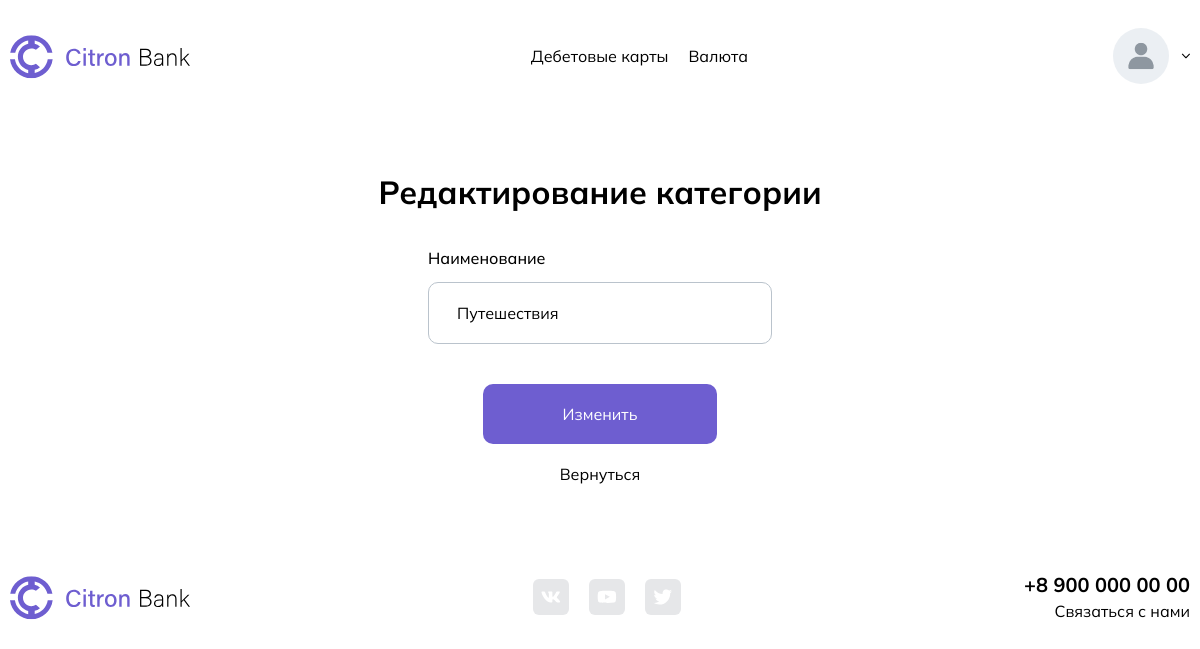
/index.php?page=edit_category&edit_id=1 (signed in), run on the app's committed database.
### tables this page shows
CREATE TABLE `bank_users` (
  `id_user` int NOT NULL,
  `first_name` varchar(255) NOT NULL,
  `middle_name` varchar(255) NOT NULL,
  `last_name` varchar(255) DEFAULT NULL,
  `email` varchar(255) DEFAULT NULL,
  `password` varchar(255) NOT NULL,
  `id_pasport` int DEFAULT NULL,
  `phone_number` varchar(20) NOT NULL,
  `image_path` varchar(255) DEFAULT NULL,
  `role` enum('user','admin','curier') NOT NULL DEFAULT 'user',
  `status` enum('banned','default','premium') NOT NULL DEFAULT 'default'
);

### pages/admin-actions/edit_category.php (the view, shortened to what this page needs)
<?php
    if(isset($_GET['edit_id'])) {
        $id_category = $_GET['edit_id'];
        $category_info = $database->query("SELECT * FROM `bank_card-category` WHERE `id_card-category` = '$id_category'")->fetch(PDO::FETCH_ASSOC);
    }
?>
<div class="create_container container">
    <div class="create_block">
        <h2>Редактирование категории</h2>
        <form action="actions/edit_category.php/?edit_id=<?php echo $id_category ?>" enctype="multipart/form-data" method="POST" name="edit_product">
        <div class="inputs_container">
                <div class="card_input_box">
                    <p class="input_title">Наименование</p>
                    <input value="<?php echo $category_info['name'] ?>" type="text" name="name" id="category_edit_input_name" class="input_style card_form_input" placeholder="Введите наименование категории">
                </div>
            </div>
            <button class="button-form button_style" name="edit_product">Изменить</button>
        </form>
        <a href="?page=main_page" class="close">Вернуться</a>
    </div>
</div>

### pages/components/header.php (shortened to what this page needs)
<header class="header">
    <div class="header_container container">
        <a href="?page=main_page" class="logotype_box">
            <img src="img/logos/Citron-Bank_Full-Logotype.svg" alt="" class="logotype_img">
        </a>
        <ul class="menu">
            <li><a href="?page=debit_cards" class="menu_link">Дебетовые карты</a></li>
            <li><a href="?page=currency" class="menu_link">Валюта</a></li>
        </ul>
        <?php
            if(isset($_SESSION['USER'])) {
                echo '
                <div class="profile_menu">
                    <div class="profile_buttons">
                        <div class="user_payment">
                            ';
                            echo '
                        </div>
                        <div class="user_profile_box">
                            <div class="user_img_box">
                                <img src="'.$user['image_path'].'" alt="" class="user_img">
                            </div>
                            <svg class="profile_arrow arrow_icon" width="9" height="6" viewBox="0 0 9 6" fill="none" xmlns="http://www.w3.org/2000/svg">
                                <path fill-rule="evenodd" clip-rule="evenodd" d="M8.83824 1.62443L5.32362 5.1609C5.10794 5.37791 4.75827 5.37791 4.54259 5.1609L1.02797 1.62443C0.812292 1.40741 0.812292 1.05556 1.02797 0.838543C1.24364 0.621527 1.59332 0.621527 1.809 0.838543L4.60959 3.65655L5.25662 3.65655L8.05722 0.838543C8.27289 0.621527 8.62257 0.621527 8.83824 0.838543C9.05392 1.05556 9.05392 1.40741 8.83824 1.62443Z" fill="black"/>
                            </svg>
                        </div>
                    </div>
                    <ul class="submenu_profile">
                        <li>
                            <a href="?page=profile&id='.$id_user.'" class="submenu_link">
                                <div class="submenu_image_box image_box">
                                    '; icons('profile', 26, '#000'); echo '
                                </div>
                                <p class="submenu_link-text">
                                    Личный кабинет
                                </p>
                            </a>
                        </li>
                        <li>
                            <a href="?page=settings&id='.$id_user.'" class="submenu_link">
                                <div class="submenu_image_box image_box">
                                    '; icons('setting', 26, '#000'); echo '
                                </div>
                                <p class="submenu_link-text">
                                    Настройки профиля
                                </p>
                            </a>
                        </li>
                        <li>
                            <a href="?do=exit" class="submenu_link exit_link">
                                <div class="submenu_image_box image_box">
                                '; icons('exit', 26, '#000'); echo '
                                </div>
                                <p class="submenu_link-text">
                                    Выйти
                                </p>
                            </a>
                        </li>
                    </ul>
                </div>
                ';
            }
        ?>
    </div>
</header>

### css/style.css (style rules this page uses)
:root { --main-color: #6e5ed0; --other-text-color: #BAC3CC; --disable-bg-color: #E6E7E9; --bg-panel-color: #F9F9FA; --ahtung-color: #D13131; --good-color: #51d131; --company-color-id01: #D13131; --company-color-id02: #1EAF37; --company-color-id03: #E3C589; --category-color-main: #6e5ed0; --category-color-premium: #d8af8e; --category-color-1: #87B721; --category-color-2: #D13131; --category-color-3: #CE8EE4; --category-color-4: #2D95C2; --category-color-5: #E3C589; --container-width: 1290px; --main-color-hover: #8576e6; --main-color-active: #5747be; }
*, *::after, *::before { margin: 0; padding: 0; font-family: Mulish; box-sizing: border-box; font-size: 16px; font-weight: 300; transition: all .3s ease-in-out; scroll-behavior: smooth; }
h2 { font-size: 32px; font-weight: 700; margin-bottom: 36px; }
p { color: inherit; }
a { display: inline-block; text-decoration: none; color: inherit; }
li { list-style: none; }
svg { width: 100%; height: 100%; }
.container { max-width: var(--container-width); margin: 0 auto; padding: 60px 10px; }
.button_style { outline: none; border: none; cursor: pointer; text-align: center; color: #fff; padding: 20px 80px; border-radius: 10px; background-color: var(--main-color); }
img { width: 100%; height: 100%; object-fit: contain; object-position: center; }
.header_container { display: flex; justify-content: space-between; align-items: center; padding: 28px 10px; }
.logotype_box { display: flex; max-height: 42px; }
.header_container .menu { display: flex; justify-content: center; align-items: center; gap: 20px; }
.profile_buttons { display: flex; justify-content: center; align-items: center; gap: 24px; }
.user_profile_box { display: flex; justify-content: center; align-items: center; gap: 12px; }
.user_img_box { max-width: 56px; max-height: 56px; border-radius: 50%; overflow: hidden; }
.footer_container { display: flex; justify-content: space-between; align-items: center; padding: 28px 10px; }
.social-media_block { display: flex; justify-content: center; align-items: center; gap: 20px; }
.social-media_box { width: 36px; height: 36px; border-radius: 6px; padding: 8px; background-color: var(--disable-bg-color); display: flex; justify-content: center; align-items: center; }
.social-media_icon { fill: #fff; }
.contacts_block { display: flex; flex-direction: column; align-items: flex-end; }
.contacts_block .number_phone { font-weight: 700; font-size: 20px; margin-bottom: 4px; }
.card_input_box { max-width: 344px; width: 100%; }
.input_title { margin-bottom: 14px; font-weight: 500; }
.card_form_input { padding: 20px 28px; border: 1px solid var(--other-text-color); border-radius: 10px; width: 344px; display: flex; outline: none; }
.card_form_input::placeholder { color: var(--other-text-color); }
.profile_menu { position: relative; }
.user_profile_box { cursor: pointer; }
.button-form { outline: none; border: none; cursor: pointer; color: #fff; margin-bottom: 20px; margin-top: 20px; }
.create_container { padding: 60px 10px; }
.create_block { display: flex; flex-direction: column; justify-content: center; align-items: center; }
.inputs_container { display: flex; flex-direction: column; flex-wrap: wrap; justify-content: center; align-items: center; gap: 20px; }
.create_block form { max-width: 800px; display: flex; flex-direction: column; justify-content: center; align-items: center; gap: 20px; }

### data on the page
bank_users: image_path (placeholder picture)
bank_card-category: name "Путешествия"
